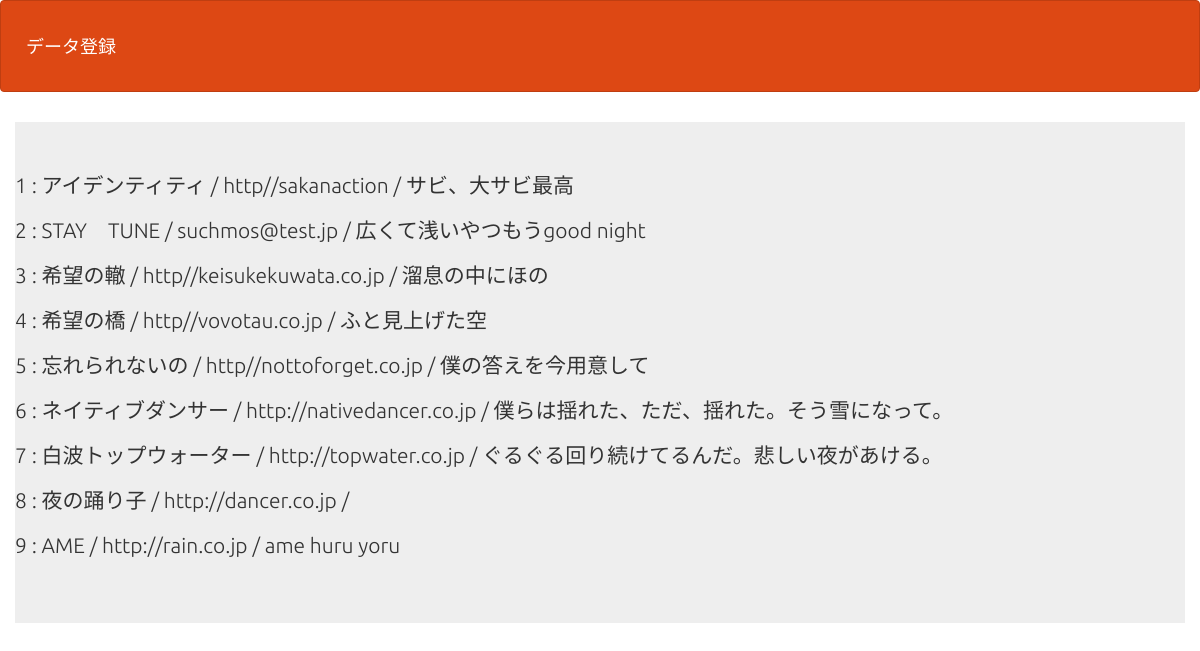
The page /php02_bookmark/select.php on the database its author committed.
### tables this page shows
CREATE TABLE `gs_bm_table` (
  `id` int(12) NOT NULL,
  `name` varchar(64) NOT NULL,
  `url` varchar(64) NOT NULL,
  `content` text NOT NULL,
  `date` datetime NOT NULL
);

### php02_bookmark/select.php (the view, shortened to what this page needs)
<?php
try {
    $pdo = new PDO('mysql:dbname=gs_db;charset=utf8;host=localhost', 'root', '');
} catch (PDOException $e) {
    exit('DBConnectError'.$e->getMessage());
}
$stmt = $pdo->prepare("SELECT * FROM gs_bm_table;");
$status = $stmt->execute();
$view="";
if ($status==false) {
    $error = $stmt->errorInfo();
    exit("ErrorQuery:".$error[2]);
} else {
    while ($result = $stmt->fetch(PDO::FETCH_ASSOC)) {
      $view .=
      '<p>' . $result['id'] . ' : ' . $result['name'] . ' / ' . $result['url'] .  ' / '. $result['content'] .'</p>';
  }
}
?>
<!DOCTYPE html>
<html lang="ja">
<head>
<link rel="stylesheet" href="css/range.css">
<link href="css/bootstrap.min.css" rel="stylesheet">
</head>
<body id="main">
<header>
  <nav class="navbar navbar-default">
    <div class="container-fluid">
      <div class="navbar-header">
      <a class="navbar-brand" href="index.php">データ登録</a>
      </div>
    </div>
  </nav>
</header>
<div>
    <div class="container jumbotron"><?= $view ?></div>
</div>
</body>
</html>

### php02_bookmark/select.php (style rules this page uses)
div { padding: 10px;font-size:16px; }

### rows shown on the page
gs_bm_table: id "1", name "アイデンティティ", url "http//sakanaction", content "サビ、大サビ最高"
gs_bm_table: id "2", name "STAY TUNE", url "suchmos@test.jp", content "広くて浅いやつもうgood night"
gs_bm_table: id "3", name "希望の轍", url "http//keisukekuwata.co.jp", content "溜息の中にほの"
gs_bm_table: id "4", name "希望の橋", url "http//vovotau.co.jp", content "ふと見上げた空"
gs_bm_table: id "5", name "忘れられないの", url "http//nottoforget.co.jp", content "僕の答えを今用意して"
gs_bm_table: id "6", name "ネイティブダンサー", url "http://nativedancer.co.jp", content "僕らは揺れた、ただ、揺れた。そう雪になって。"
gs_bm_table: id "7", name "白波トップウォーター", url "http://topwater.co.jp", content "ぐるぐる回り続けてるんだ。悲しい夜があける。"
gs_bm_table: id "8", name "夜の踊り子", url "http://dancer.co.jp"
gs_bm_table: id "9", name "AME", url "http://rain.co.jp", content "ame huru yoru"
